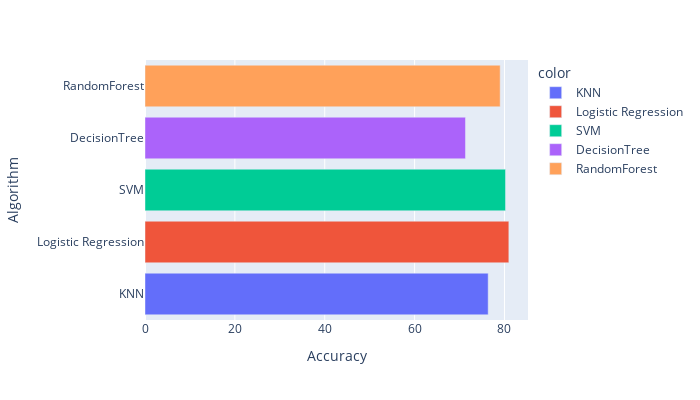

The code cell stored with this chart in its notebook:
### Markdown cell above
* From above Bar Plot it is observed that Logistic Regression has Highest Accuracy i.e, 80.9 %  Accuracy.

### Code cell
fig = px.bar(x=accuracy_lst, y=algorithm,color=algorithm,hover_name=algorithm,width=700, height=400,\
            labels={'x':'Accuracy',"y":"Algorithm"})
fig.show()

### Figure 1 — Plotly figure (JSON) as saved in the notebook; plotly's stock layout.template omitted (floating-point values rounded to 4 significant figures)
{"data": [{"alignmentgroup": "True", "hovertemplate": "<b>%{hovertext}</b><br><br>color=KNN<br>Accuracy=%{x}<br>Algorithm=%{y}<extra></extra>", "hovertext": ["KNN"], "legendgroup": "KNN", "marker": {"color": "#636efa", "pattern": {"shape": ""}}, "name": "KNN", "offsetgroup": "KNN", "orientation": "h", "showlegend": true, "textposition": "auto", "type": "bar", "x": [76.38], "xaxis": "x", "y": ["KNN"], "yaxis": "y"}, {"alignmentgroup": "True", "hovertemplate": "<b>%{hovertext}</b><br><br>color=Logistic Regression<br>Accuracy=%{x}<br>Algorithm=%{y}<extra></extra>", "hovertext": ["Logistic Regression"], "legendgroup": "Logistic Regression", "marker": {"color": "#EF553B", "pattern": {"shape": ""}}, "name": "Logistic Regression", "offsetgroup": "Logistic Regression", "orientation": "h", "showlegend": true, "textposition": "auto", "type": "bar", "x": [80.98], "xaxis": "x", "y": ["Logistic Regression"], "yaxis": "y"}, {"alignmentgroup": "True", "hovertemplate": "<b>%{hovertext}</b><br><br>color=SVM<br>Accuracy=%{x}<br>Algorithm=%{y}<extra></extra>", "hovertext": ["SVM"], "legendgroup": "SVM", "marker": {"color": "#00cc96", "pattern": {"shape": ""}}, "name": "SVM", "offsetgroup": "SVM", "orientation": "h", "showlegend": true, "textposition": "auto", "type": "bar", "x": [80.24], "xaxis": "x", "y": ["SVM"], "yaxis": "y"}, {"alignmentgroup": "True", "hovertemplate": "<b>%{hovertext}</b><br><br>color=DecisionTree<br>Accuracy=%{x}<br>Algorithm=%{y}<extra></extra>", "hovertext": ["DecisionTree"], "legendgroup": "DecisionTree", "marker": {"color": "#ab63fa", "pattern": {"shape": ""}}, "name": "DecisionTree", "offsetgroup": "DecisionTree", "orientation": "h", "showlegend": true, "textposition": "auto", "type": "bar", "x": [71.32], "xaxis": "x", "y": ["DecisionTree"], "yaxis": "y"}, {"alignmentgroup": "True", "hovertemplate": "<b>%{hovertext}</b><br><br>color=RandomForest<br>Accuracy=%{x}<br>Algorithm=%{y}<extra></extra>", "hovertext": ["RandomForest"], "legendgroup": "RandomForest", "marker": {"color": "#FFA15A", "pattern": {"shape": ""}}, "name": "RandomForest", "offsetgroup": "RandomForest", "orientation": "h", "showlegend": true, "textposition": "auto", "type": "bar", "x": [79.05], "xaxis": "x", "y": ["RandomForest"], "yaxis": "y"}], "layout": {"barmode": "relative", "height": 400, "legend": {"title": {"text": "color"}, "tracegroupgap": 0}, "margin": {"t": 60}, "width": 700, "xaxis": {"anchor": "y", "domain": [0, 1], "title": {"text": "Accuracy"}}, "yaxis": {"anchor": "x", "domain": [0, 1], "title": {"text": "Algorithm"}}}}
